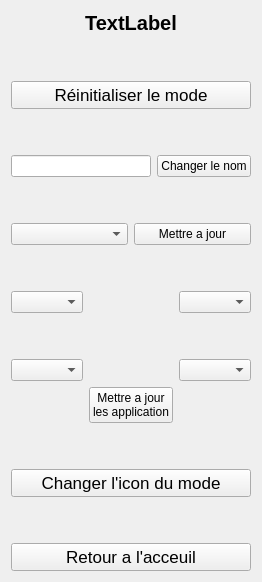
         <widget class="QWidget" name="gestMode">
          <layout class="QVBoxLayout" name="verticalLayout_12">
           <item>
            <widget class="QLabel" name="LINDICATIONGESTMODE">
             <property name="font">
              <font>
               <pointsize>15</pointsize>
               <bold>true</bold>
              </font>
             </property>
             <property name="text">
              <string>TextLabel</string>
             </property>
             <property name="alignment">
              <set>Qt::AlignmentFlag::AlignCenter</set>
             </property>
            </widget>
           </item>
           <item>
            <spacer name="verticalSpacer_28">
             <property name="orientation">
              <enum>Qt::Orientation::Vertical</enum>
             </property>
             <property name="sizeHint" stdset="0">
              <size>
               <width>20</width>
               <height>40</height>
              </size>
             </property>
            </spacer>
           </item>
           <item>
            <widget class="QPushButton" name="IDC_RESETMODE">
             <property name="font">
              <font>
               <pointsize>13</pointsize>
              </font>
             </property>
             <property name="text">
              <string>Réinitialiser le mode</string>
             </property>
            </widget>
           </item>
           <item>
            <spacer name="verticalSpacer_24">
             <property name="orientation">
              <enum>Qt::Orientation::Vertical</enum>
             </property>
             <property name="sizeHint" stdset="0">
              <size>
               <width>20</width>
               <height>40</height>
              </size>
             </property>
            </spacer>
           </item>
           <item>
            <layout class="QHBoxLayout" name="horizontalLayout_11">
             <item>
              <widget class="QLineEdit" name="lineEdit"/>
             </item>
             <item>
              <widget class="QPushButton" name="IDC_CHANGENAME">
               <property name="text">
                <string>Changer le nom</string>
               </property>
              </widget>
             </item>
            </layout>
           </item>
           <item>
            <spacer name="verticalSpacer_25">
             <property name="orientation">
              <enum>Qt::Orientation::Vertical</enum>
             </property>
             <property name="sizeHint" stdset="0">
              <size>
               <width>20</width>
               <height>40</height>
              </size>
             </property>
            </spacer>
           </item>
           <item>
            <layout class="QHBoxLayout" name="horizontalLayout_12">
             <item>
              <widget class="QComboBox" name="IDC_ASSISTANTGESTMODE"/>
             </item>
             <item>
              <widget class="QPushButton" name="IDC_ASSISTANTMAJGESTMODE">
               <property name="text">
                <string>Mettre a jour</string>
               </property>
              </widget>
             </item>
            </layout>
           </item>
           <item>
            <spacer name="verticalSpacer_26">
             <property name="orientation">
              <enum>Qt::Orientation::Vertical</enum>
             </property>
             <property name="sizeHint" stdset="0">
              <size>
               <width>20</width>
               <height>40</height>
              </size>
             </property>
            </spacer>
           </item>
           <item>
            <layout class="QGridLayout" name="gridLayout_4">
             <item row="0" column="2">
              <widget class="QComboBox" name="IDC_APP2GESTMODE"/>
             </item>
             <item row="3" column="2">
              <spacer name="horizontalSpacer_21">
               <property name="orientation">
                <enum>Qt::Orientation::Horizontal</enum>
               </property>
               <property name="sizeHint" stdset="0">
                <size>
                 <width>40</width>
                 <height>20</height>
                </size>
               </property>
              </spacer>
             </item>
             <item row="0" column="0">
              <widget class="QComboBox" name="IDC_APP1GESTMODE"/>
             </item>
             <item row="3" column="0">
              <spacer name="horizontalSpacer_20">
               <property name="orientation">
                <enum>Qt::Orientation::Horizontal</enum>
               </property>
               <property name="sizeHint" stdset="0">
                <size>
                 <width>40</width>
                 <height>20</height>
                </size>
               </property>
              </spacer>
             </item>
             <item row="3" column="1">
              <widget class="QPushButton" name="IDC_MAJAPPGESTMODE">
               <property name="text">
                <string>Mettre a jour 
les application</string>
               </property>
              </widget>
             </item>
             <item row="2" column="2">
              <widget class="QComboBox" name="IDC_APP4GESTMODE"/>
             </item>
             <item row="1" column="0">
              <spacer name="verticalSpacer_23">
               <property name="orientation">
                <enum>Qt::Orientation::Vertical</enum>
               </property>
               <property name="sizeHint" stdset="0">
                <size>
                 <width>20</width>
                 <height>40</height>
                </size>
               </property>
              </spacer>
             </item>
             <item row="2" column="0">
              <widget class="QComboBox" name="IDC_APP3GESTMODE"/>
             </item>
             <item row="1" column="1">
              <spacer name="horizontalSpacer_19">
               <property name="orientation">
                <enum>Qt::Orientation::Horizontal</enum>
               </property>
               <property name="sizeHint" stdset="0">
                <size>
                 <width>40</width>
                 <height>20</height>
                </size>
               </property>
              </spacer>
             </item>
            </layout>
           </item>
           <item>
            <spacer name="verticalSpacer_40">
             <property name="orientation">
              <enum>Qt::Orientation::Vertical</enum>
             </property>
             <property name="sizeHint" stdset="0">
              <size>
               <width>20</width>
               <height>40</height>
              </size>
             </property>
            </spacer>
           </item>
           <item>
            <widget class="QPushButton" name="IDC_CHANGEICONMODEGEST">
             <property name="font">
              <font>
               <pointsize>13</pointsize>
              </font>
             </property>
             <property name="text">
              <string>Changer l'icon du mode</string>
             </property>
            </widget>
           </item>
           <item>
            <spacer name="verticalSpacer_27">
             <property name="orientation">
              <enum>Qt::Orientation::Vertical</enum>
             </property>
             <property name="sizeHint" stdset="0">
              <size>
               <width>20</width>
               <height>40</height>
              </size>
             </property>
            </spacer>
           </item>
           <item>
            <widget class="QPushButton" name="IDC_RETOURGESTMODE">
             <property name="font">
              <font>
               <pointsize>13</pointsize>
              </font>
             </property>
             <property name="text">
              <string>Retour a l'acceuil</string>
             </property>
            </widget>
           </item>
          </layout>
         </widget>
